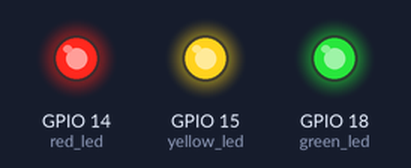
A program run on a simulated Raspberry Pi (BCM pin numbers). Shown: output pins drawn as LEDs (lit = HIGH). What the program prints to the terminal is not drawn. At 20.0 s the program stops and its outputs stay as they are.

Above: at 0.1 s.
At 3.1 s:
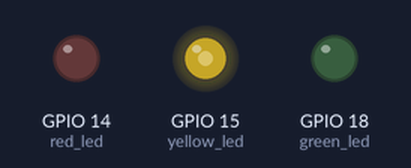
At 10.1 s:
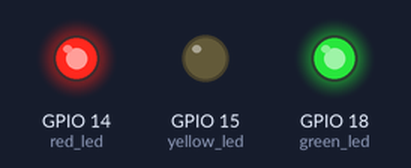
At 20.1 s:
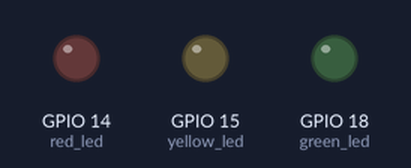
Timing chart, 0 to 21.5 s (numbered marks = the images above):
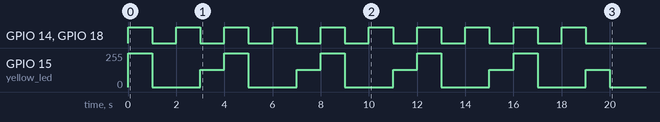

The program:

leds.py
```python
import gpiozero as gz
import time
import signal


def basic_on_off():
    print("Basic On / Off")
    green_led = gz.DigitalInputDevice(18)
    green_led.on()
    time.sleep(3)
    green_led.off()

def fancy_leds():
    print("Fancy Leds")
    red_led     = gz.LED(14)
    yellow_led  = gz.LED(15)
    green_led   = gz.LED(18)

    # green_led.on()
    # time.sleep(3)
    # green_led.off()

    # yellow_led.blink(on_time=3, off_time=0.1, n=3, background=False) # code will not proceed until this is done when false

    yellow_led.blink(on_time=2, off_time=0.1)
    signal.pause()


def led_board():
    print("Led Board")
    led_board = gz.LEDBoard(14,15,18, pwm=True)

    for i in range(5):
        # make loop that runs 5 times
        #turn on all leds
        led_board.on()
        time.sleep(1)
        # turn off all leds
        led_board.off()
        time.sleep(1)
        #Turn on just Red and Green
        led_board.value = (1,0,1)
        time.sleep(1)
        led_board.off()
        # turn on just yellow at 0.5 brightness
        led_board.value = (0,0.5,0)
        time.sleep(1)


def main():
    print("Leds")
    # fancy_leds()
    led_board()


main()
```
